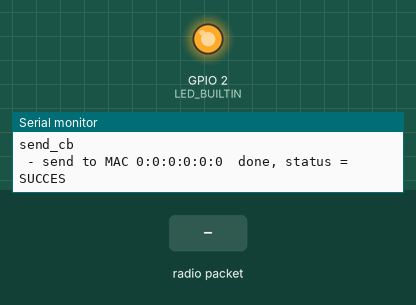
Recording of a sketch running on a simulated ESP8266 (NodeMCU). Parts: output pins drawn as LEDs (lit = HIGH, except the on-board LED, lit = LOW), the last lines printed to the serial monitor. The test bench sets the inputs (shaded band).

Above: at 1.2 s.
1.3 s: radio packet "1" arrives
At 2.0 s:
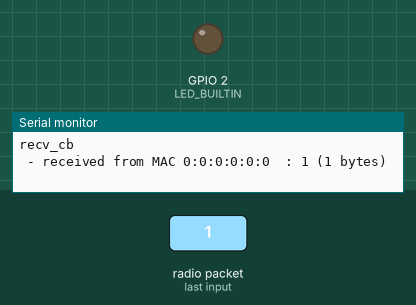
2.8 s: radio packet "0" arrives
At 3.1 s:
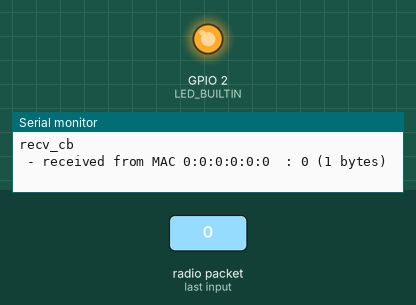
4.3 s: radio packet "2" arrives
At 5.5 s:
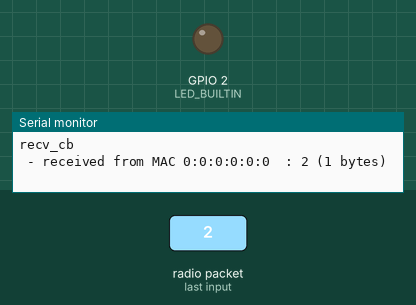
Timing chart, 0 to 7.3 s (numbered marks = the images above; inputs shaded):
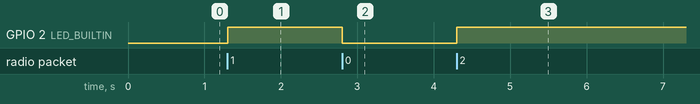

Measured:
- after the input at 1.3 s, GPIO 2 (LED_BUILTIN): LOW → HIGH at once
- after the input at 2.8 s, GPIO 2 (LED_BUILTIN): HIGH → LOW at once
- after the input at 4.3 s, GPIO 2 (LED_BUILTIN): LOW → HIGH at once

The sketch:

EspNowSendRecv.ino
```cpp
extern "C" {
  //location : C:\Users\<user>\AppData\Local\Arduino15\packages\esp8266\hardware\esp8266\2.6.3\tools\sdk\include
  #include <espnow.h>
}

//set the data to be send ( 0 is end-of-Cstring for printability)
uint8_t data[] = {'H','e','l','l','o',' ','W','o','r','l','d','!',0};

//set initial remote mac-address (broadcast address)
//will be replaced by echoserver mac-address in receive-callback function recv_cb
uint8_t remoteMac[] = { 0xFF,0xFF,0xFF,0xFF,0xFF,0xFF,0xFF };

//replace mac-address on first receive-callback only
bool broadcast = true;

//----------------------------------------------------------------------------------
void send_cb(uint8_t* mac, uint8_t sendStatus) {
  Serial.printf("send_cb\r\n - send to MAC %0X:%0X:%0X:%0X:%0X:%0X  done, status = %s\r\n",mac[0],mac[1],mac[2],mac[3],mac[4],mac[5], sendStatus?"FAIL":"SUCCES");
}

//----------------------------------------------------------------------------------
void recv_cb(uint8_t *mac, uint8_t *data, uint8_t len) {

  //show sender's mac-address, the received data and the number of bytes received
  Serial.printf("recv_cb\r\n - received from MAC %0X:%0X:%0X:%0X:%0X:%0X  : %s (%d bytes)\r\n\r\n",mac[0],mac[1],mac[2],mac[3],mac[4],mac[5],(char *)data,len);

  if (broadcast){//only first time, not really necessary
    broadcast = false;
    //replace broadcast mac-address with echoserver mac-address
    memcpy(remoteMac,mac,6);
  }

  //some direct visual feedback
  toggleLed();
}

//----------------------------------------------------------------------------------
void setup() {
  //init serial port and print some sketch info
  Serial.begin(74880);
  Serial.println("\n\n\n"+String(__FILE__)+"\n"+"Created : "+String(__DATE__)+" "+String(__TIME__)+"\n");

  //initialise esp_now
  if (esp_now_init() != 0) {
    Serial.println("*** ESP_Now init failed");
    ESP.restart();
  }
  Serial.println("ESP_Now init succes\r\n");

  //set role (??? looks like any role will work ???)
  esp_now_set_self_role(ESP_NOW_ROLE_COMBO);     //CONTROLLER);//SLAVE);//COMBO);
  //register callbacks
  esp_now_register_recv_cb(recv_cb);
  esp_now_register_send_cb(send_cb);
}

//----------------------------------------------------------------------------------
void loop() {
  //send data periodically
  esp_now_send(remoteMac, data, sizeof(data));
  //for better visibility
  data[0] ^= 0x11;
  delay(2000);
}

//----------------------------------------------------------------------------------
void toggleLed(){
  pinMode(LED_BUILTIN,OUTPUT);
  digitalWrite(LED_BUILTIN,!digitalRead(LED_BUILTIN));
}
```
